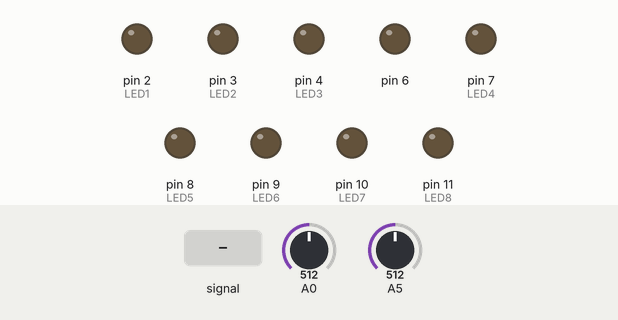
The sketch below on a simulated Arduino Uno, built with avr-gcc and run on an emulated ATmega328P. On the bench: output pins drawn as LEDs (lit = HIGH). The test bench sets the inputs (shaded band); at power-on: A0 = 512, A5 = 512. What the sketch prints to the serial monitor is not drawn.

Above: at 1.2 s.
1.3 s: A0 fed a 200 Hz sine of ±81 counts around its level
At 1.57 s:
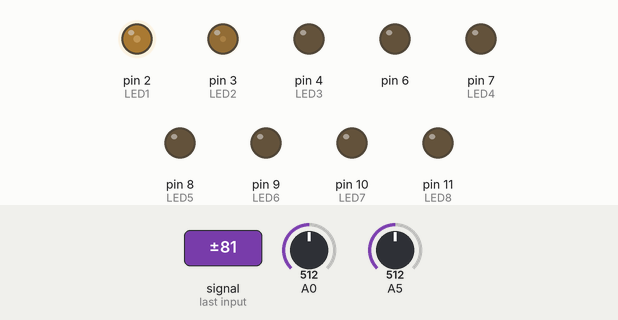
4.3 s: A0 set to 1023
At 5.1 s:
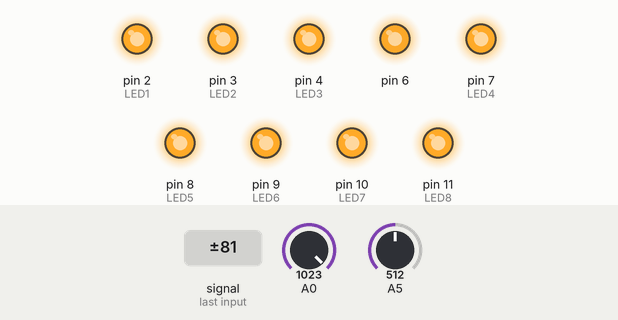
5.8 s: A5 set to 6
7.3 s: A5 set to 3
At 8.0 s:
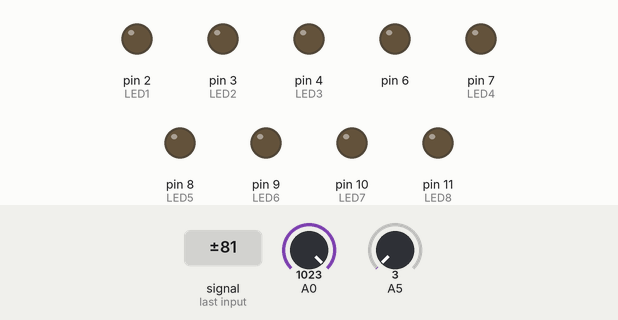
10.3 s: A5 set to 30
At 11.5 s:
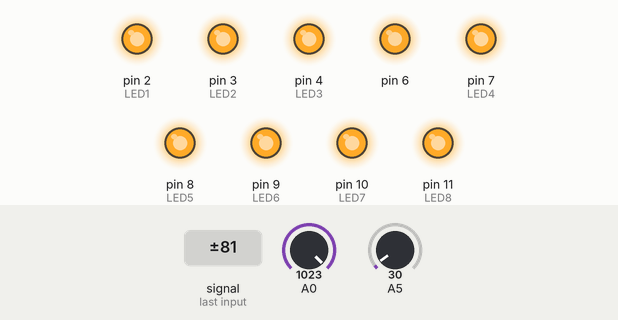
11.8 s: A5 set to 0
At 12.6 s:
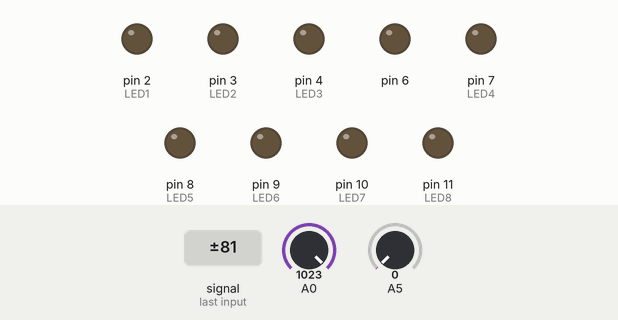
Timing chart, 0 to 14.3 s (numbered marks = the images above; inputs shaded):
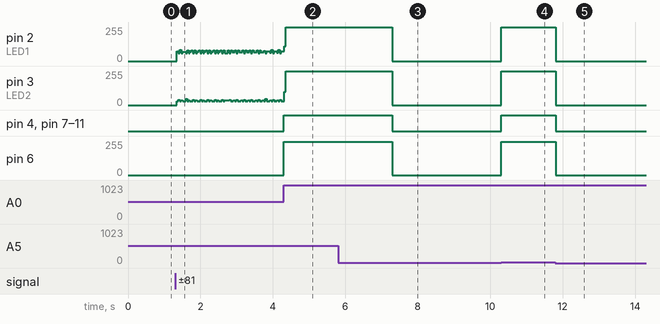

Measured:
- the behaviour switches between 5 and 4 on A5 (found by bisection; images 2 and 3)
- after the input at 4.3 s, pin 4 (LED3), pin 7 (LED4), pin 8 (LED5), pin 9 (LED6), pin 10 (LED7), pin 11 (LED8): LOW → HIGH at once; pin 6: 0/255 → 248/255 at once
- after the input at 7.3 s, pin 2 (LED1), pin 3 (LED2): 255/255 → 0/255 at once; pin 4 (LED3), pin 7 (LED4), pin 8 (LED5), pin 9 (LED6), pin 10 (LED7), pin 11 (LED8): HIGH → LOW at once; pin 6: 248/255 → 0/255 at once
- after the input at 10.3 s, pin 2 (LED1), pin 3 (LED2): 0/255 → 255/255 at once; pin 4 (LED3), pin 7 (LED4), pin 8 (LED5), pin 9 (LED6), pin 10 (LED7), pin 11 (LED8): LOW → HIGH at once; pin 6: 0/255 → 248/255 at once
- after the input at 11.8 s, pin 2 (LED1), pin 3 (LED2): 255/255 → 0/255 at once; pin 4 (LED3), pin 7 (LED4), pin 8 (LED5), pin 9 (LED6), pin 10 (LED7), pin 11 (LED8): HIGH → LOW at once; pin 6: 248/255 → 0/255 at once

The sketch:

led_music_mic_2.ino
```cpp
#define LED1 2
#define LED2 3
#define LED3 4
#define LED4 7
#define LED5 8
#define LED6 9
#define LED7 10
#define LED8 11

int val;
int x;
int y;
int cal;
int level;
unsigned long TIME;
unsigned long TIMEa;
int MAX;
int index;

void setup() {
  pinMode(A0, INPUT);
  Serial.begin(115200);
  pinMode(6, OUTPUT);
  pinMode(LED1, OUTPUT);
  pinMode(LED2, OUTPUT);
  pinMode(LED3, OUTPUT);
  pinMode(LED4, OUTPUT);
  pinMode(LED5, OUTPUT);
  pinMode(LED6, OUTPUT);
  pinMode(LED7, OUTPUT);
  pinMode(LED8, OUTPUT);


 delay(10);
  CAL();
  TIMEa = millis();
}


void loop() {

  int trig = analogRead(A5)/5; //Receive sensitivity

  Serial.print(cal + trig/10);
  Serial.print(" ");
  Serial.print(cal+trig*2);
  Serial.print(" ");
   Serial.println(analogRead(A0));


  MAX = map(analogRead(A0),cal + trig/10,cal + trig*2,-1,8);
  index = constrain(MAX, 0, 8);
  if(index > 2)analogWrite(6, 31*index); //led strip output
  else analogWrite(6, 0);

  if(millis()- TIME > 60000)CAL();
  //if(millis()- TIMEa > 5)LED(trig);
  LED(trig);
}


void CAL(){
   val = 0;
 for(int i = 0; i<20; i++){ //reset
  val = val + analogRead(A0);
 }
  cal = val/20;

  TIME = millis();
}

void LED(int trig)
{

  switch(index) //led on
  {
    case 8:
      digitalWrite(LED8,HIGH);

    case 7:
      digitalWrite(LED7,HIGH);

    case 6:
      digitalWrite(LED6,HIGH);

    case 5:
      digitalWrite(LED5,HIGH);
      //break;
    case 4:
      digitalWrite(LED4,HIGH);
      //break;
    case 3:
      digitalWrite(LED3,HIGH);
      //break;
    case 2:
      digitalWrite(LED2,HIGH);
      //break;
    case 1:
      digitalWrite(LED1,HIGH);
  }

  switch(index) //off led
  {
    case 0:
      digitalWrite(LED1,LOW);
    case 1:
      digitalWrite(LED2,LOW);
    case 2:
      digitalWrite(LED3,LOW);
    case 3:
      digitalWrite(LED4,LOW);;
      //break;
    case 4:
      digitalWrite(LED5,LOW);
      //break;
    case 5:
      digitalWrite(LED6,LOW);
      //break;
    case 6:
      digitalWrite(LED7,LOW);
      //break;
    case 7:
      digitalWrite(LED8,LOW);
  }

  TIMEa = millis();
  //delay(20);
}
```
